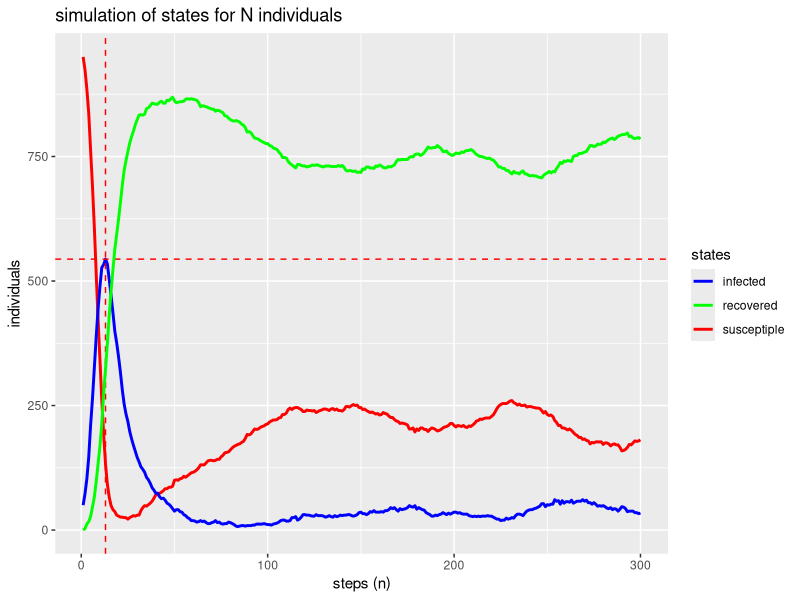

Generate this figure with R:
library(ggplot2)
library(tidyr)
library(Hmisc)


N <- 1000
n <- 300

gamma <- 0.1
alpha <- 0.005

Y_0 <- c(950, 50, 0)
Y <- matrix(rep(0,3*n), nrow = n, ncol = 3)
Y[1,] <- Y_0

for (i in 2:n) {
  
  beta <- 0.5 * Y[i-1,2] / N
  
  RS <- sum(rbinom(Y[i-1,3], 1, alpha))
  SI <- sum(rbinom(Y[i-1,1], 1, beta))
  IR <- sum(rbinom(Y[i-1,2], 1, gamma))
  
  Y[i,] <- c(Y[i-1,1] + RS - SI, Y[i-1,2] + SI - IR, Y[i-1,3] + IR - RS)
}


{
  data <- data.frame(Y[,1], Y[,2], Y[,3])
  colors <- c('susceptiple' = 'red', 'infected' = 'blue', 'recovered' = 'green')
  
  ggplot(data, aes(x = 1:n)) + 
    geom_line(aes(y = Y[,1], color = 'susceptiple'), size = 1) +
    geom_line(aes(y = Y[,2], color = 'infected'), size = 1) +
    
    geom_hline(yintercept = max(Y[,2]), linetype = 'dashed', color = 'red') + 
    geom_vline(xintercept = which(Y[,2] == max(Y[,2])), linetype = 'dashed', color = 'red') + 
    
    geom_line(aes(y = Y[,3], color = 'recovered'), size = 1) +
    labs(title = 'simulation of states for N individuals', color = 'states') +
    xlab('steps (n)') + 
    ylab('individuals') +
    scale_color_manual(values = colors)
}
